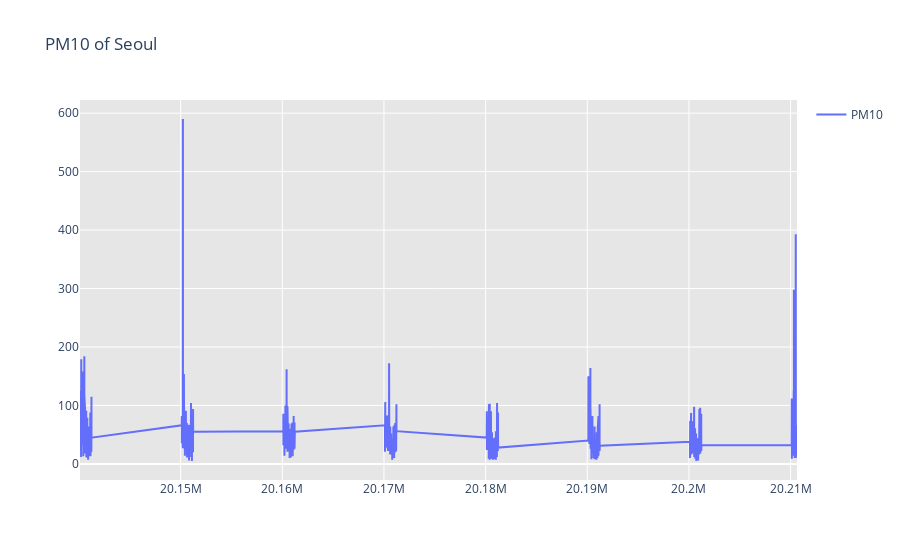

This figure's notebook cell:
### Code cell
import plotly.graph_objects as go

df = pd.read_csv('PM10_seoul.csv')

fig = go.Figure(go.Scatter(x = df['Date'], y = df['Seoul'],
                          name='PM10'))

fig.update_layout(title='PM10 of Seoul',
                 plot_bgcolor='rgb(230, 230, 230)',
                 showlegend=True)

fig.show()

### Figure 1 — Plotly figure (JSON) as saved in the notebook; plotly's stock layout.template omitted (floating-point values rounded to 4 significant figures; data arrays with more than 128 entries replaced by an {"elided": "..."} marker saying what was removed)
{"data": [{"name": "PM10", "type": "scatter", "x": {"elided": "2738 int values"}, "y": {"elided": "2738 int values"}}], "layout": {"plot_bgcolor": "rgb(230, 230, 230)", "showlegend": true, "title": {"text": "PM10 of Seoul"}}}
